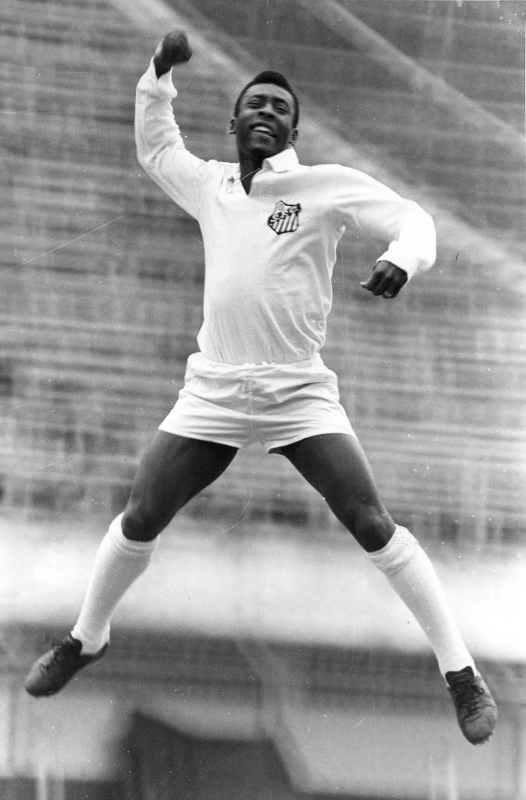
#> input picture assets/motion/hero/01-pele-1600.webp, 1051 x 1600 px (shown at 1/2 size)
$ python optimize-motion-assets.py
#> lines starting #> are read from the running program, lines starting #| are printed output that depends on the picture
"""Gera variantes locais das imagens existentes; originais e créditos são preservados.
Executar com o Python fornecido pelo ambiente, que já inclui Pillow.
Não faz parte de um build: as variantes geradas são arquivos estáticos do site.
"""
from pathlib import Path
from PIL import Image

root = Path(__file__).resolve().parent.parent
output = root / 'assets/motion'
(output / 'escudos').mkdir(parents=True, exist_ok=True)
(output / 'hero').mkdir(exist_ok=True)
for source in (root / 'assets/escudos').glob('*.png'):
    image = Image.open(source).convert('RGBA')
    image.thumbnail((96, 112))
    image.save(output / 'escudos' / f'{source.stem}.webp', quality=88, method=6)
for source in (root / 'assets/identidade/hero').iterdir():
    if source.suffix.lower() not in {'.jpg', '.jpeg', '.png', '.webp'}:
        continue
    for size in (800, 1600):
        image = Image.open(source).convert('RGB')
#> image is the input picture: PIL image 1051x1600 RGB; mean R, G, B 151.4, 151.4, 151.4
        image.thumbnail((size, size))
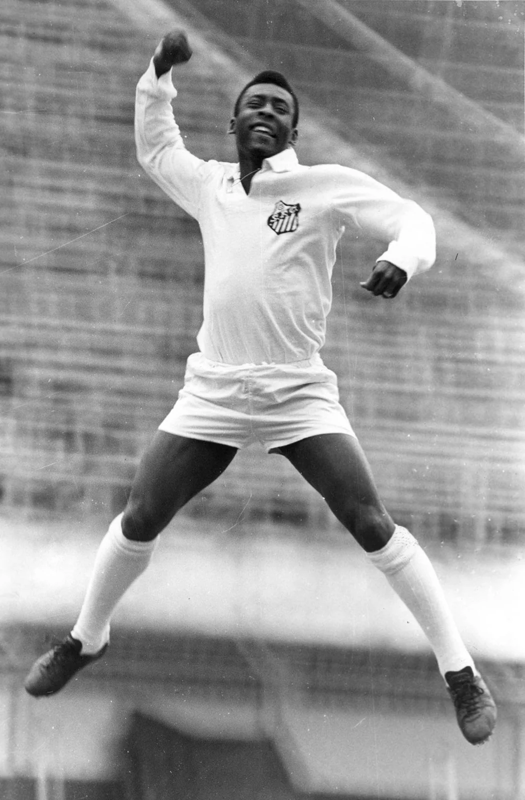
#> image: PIL image 525x800 RGB; mean R, G, B 151.4, 151.4, 151.4
        image.save(output / 'hero' / f'{source.stem}-{size}.webp', quality=85, method=6)
